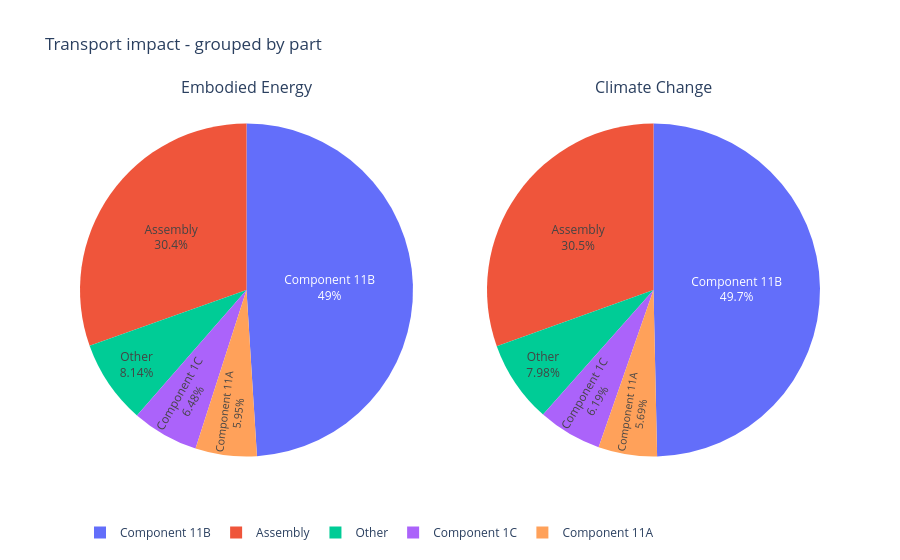

This figure's notebook cell:
### Code cell
plot_impact(transport_by_part_df, "Transport impact - grouped by part")

### Figure 1 — Plotly figure (JSON) as saved in the notebook; plotly's stock layout.template omitted (floating-point values rounded to 4 significant figures)
{"data": [{"domain": {"x": [0.0, 0.45], "y": [0.0, 1.0]}, "hoverinfo": "value+name", "labels": ["Component 11B", "Assembly", "Component 1C", "Component 11A", "Other"], "name": "MJ", "textinfo": "percent+label", "textposition": "inside", "type": "pie", "values": [48.95, 30.4, 6.468, 5.943, 8.131]}, {"domain": {"x": [0.55, 1.0], "y": [0.0, 1.0]}, "hoverinfo": "value+name", "labels": ["Component 11B", "Assembly", "Component 1C", "Component 11A", "Other"], "name": "kg", "textinfo": "percent+label", "textposition": "inside", "type": "pie", "values": [3.459, 2.123, 0.4316, 0.3966, 0.5561]}], "layout": {"annotations": [{"font": {"size": 16}, "showarrow": false, "text": "Embodied Energy", "x": 0.225, "xanchor": "center", "xref": "paper", "y": 1.0, "yanchor": "bottom", "yref": "paper"}, {"font": {"size": 16}, "showarrow": false, "text": "Climate Change", "x": 0.775, "xanchor": "center", "xref": "paper", "y": 1.0, "yanchor": "bottom", "yref": "paper"}], "legend": {"orientation": "h"}, "title": {"text": "Transport impact - grouped by part"}}}
